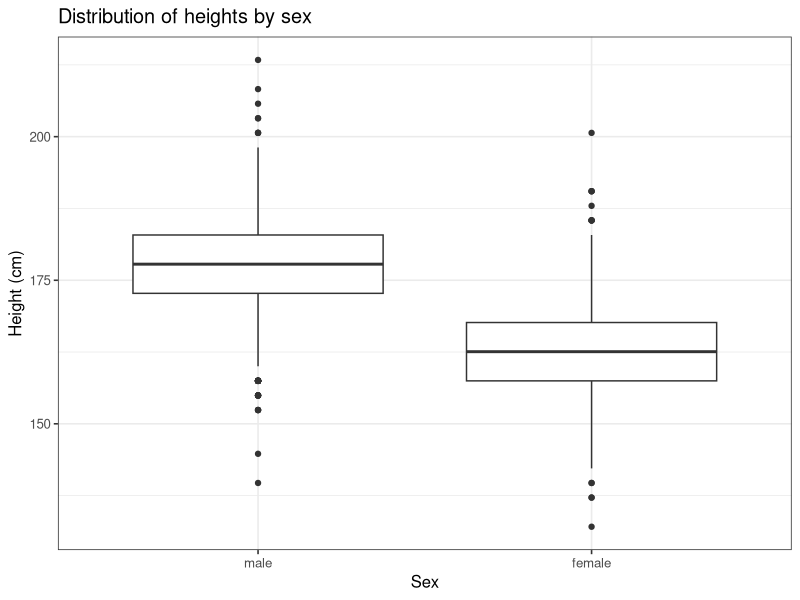
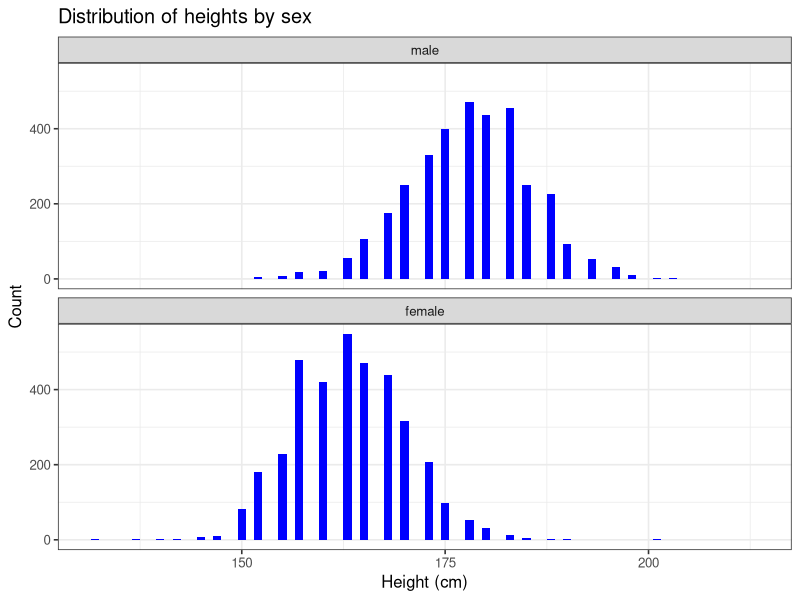
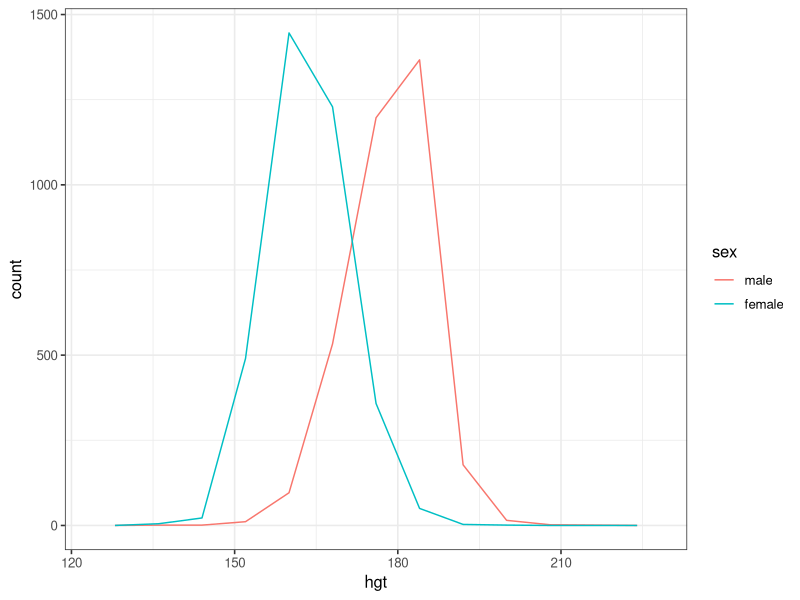
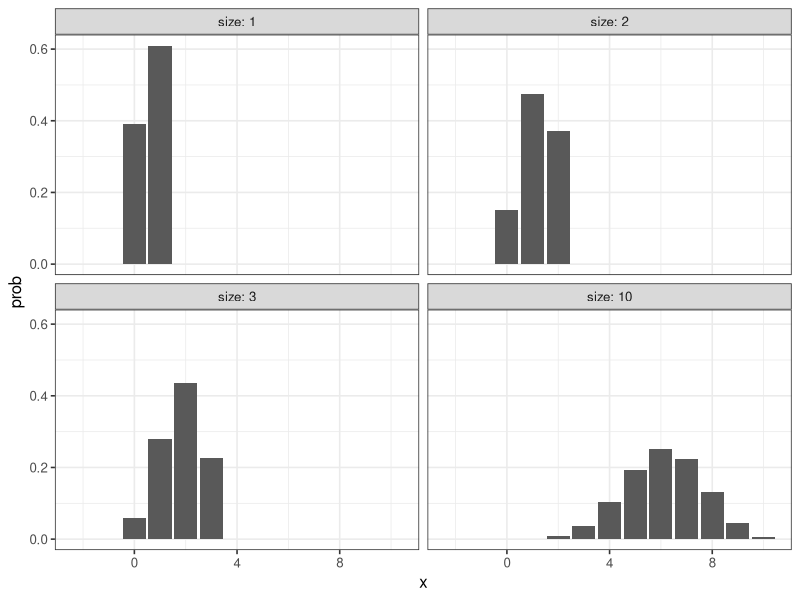
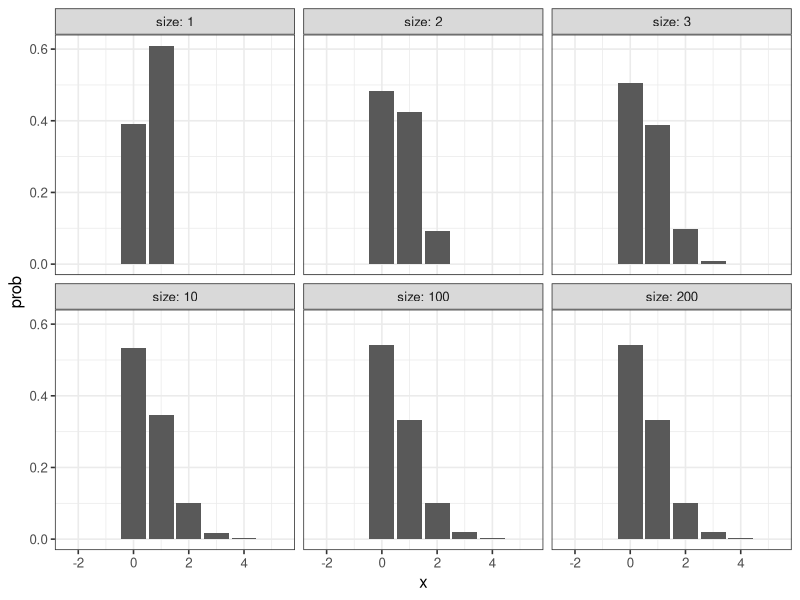
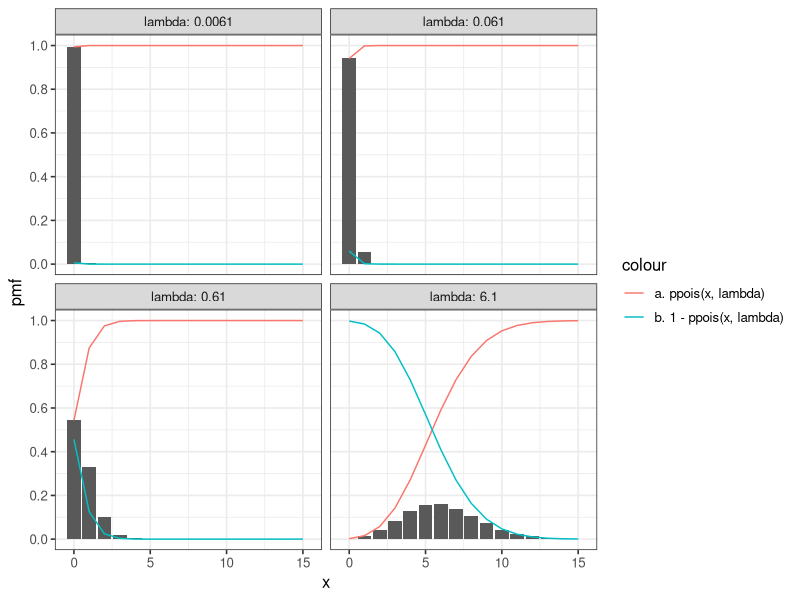
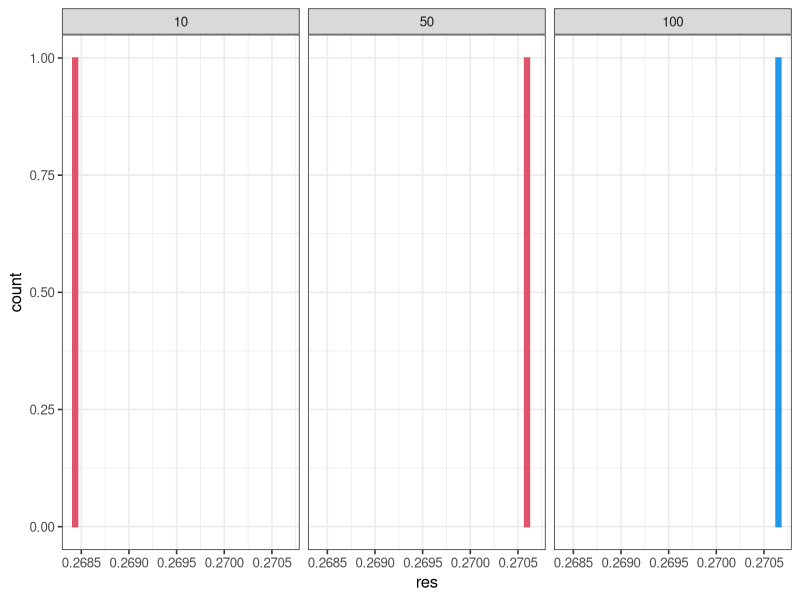
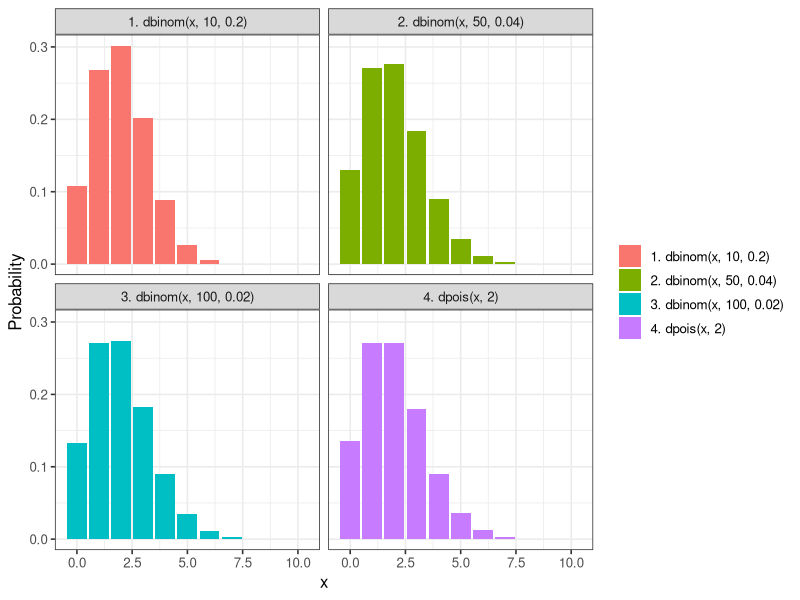

These charts were generated, in order, by the following R code:
## ---- chunk 1
knitr::opts_chunk$set(echo = TRUE)

options(dplyr.summarise.inform = FALSE)
library(tidyverse)

# set theme used for plotting
theme_set(theme_bw(base_size = 12))

# Modelr package
library(modelr)

library(ggplot2)

## ---- chunk 2
# test
heights <- heights

heights
## ---- chunk 3
heights$hgt <- heights$height * 2.54

heights$wgt <- heights$weight * 0.45359237

heights
## ---- chunk 4
ggplot(heights, aes(x = sex, y = hgt)) + 
  geom_boxplot() +
  xlab("Sex") +
  ylab("Height (cm)") +
  ggtitle("Distribution of heights by sex")
## ---- chunk 5
ggplot(heights, aes(x = hgt)) +
  geom_histogram(binwidth = 1, fill = "blue") +
  facet_wrap(~ sex, ncol = 1) +
  xlab("Height (cm)") +
  ylab("Count") +
  ggtitle("Distribution of heights by sex")
## ---- chunk 6
#?heights
ggplot(heights, aes(x = hgt, color = sex, fill = sex)) +
  geom_freqpoly(binwidth = 8)
## ---- chunk 7
hgt_summary <- heights %>%
  group_by(sex) %>%
  summarize(
    hgt_mean = mean(hgt),
    hgt_sd = sd(hgt),
    counts = n()
)

hgt_summary
## ---- chunk 8
# Tøl frá https://en.wikipedia.org/wiki/Average_human_height_by_country
# Land brúk: Bretland
hgt_males   <- tibble(hgt = rnorm(3604, mean = 175, sd = 2.5), sex = "male")
hgt_females <- tibble(hgt = rnorm(3402, mean = 161.3, sd = 2.5), sex = "female")

hgt_sim <-
  rbind(
    hgt_males,
    hgt_females
  )

hgt_sim
## ---- chunk 9

## ---- chunk 10

## ---- chunk 11

## ---- chunk 12

## ---- chunk 13

## ---- chunk 14

## ---- chunk 15

## ---- chunk 16

## ---- chunk 17

## ---- chunk 18

## ---- chunk 19

## ---- chunk 20

## ---- chunk 21

## ---- chunk 22
x_values <- -2:10
prob <- 0.61
size <- c(1,2,3,10)

ndata <- NULL
for (i in size) {
  tb_data <- NULL
  tb_data <- tibble(
    x = x_values,
    size = i,
    prob = dbinom(x_values, size, prob)
  )
  ndata <- rbind(ndata, tb_data)
}

ggplot() +
  geom_bar(data=ndata, aes(x, prob), stat = "identity") +
  ylab("prob") +
  facet_wrap(~ size, labeller = label_both)
## ---- chunk 23
x_values <- -2:5
prob_value <- 0.61
size <- c(1,2,3,10,100,200)

ndata <- NULL
for (i in size) {
  tb_data <- NULL
  tb_data <- tibble(
    x = x_values,
    size = i,
    prob = prob_value/size,
    y = dbinom(x_values, size, prob)
  )
  ndata <- rbind(ndata, tb_data)
}

ggplot() +
  geom_bar(data=ndata, aes(x, y), stat = "identity") +
  ylab("prob") +
  facet_wrap(~ size, labeller = label_both)
## ---- chunk 24
x_values <- 0:15
lambda <- c(0.0061, 0.061, 0.61, 6.1)

pdata <- NULL
for (i in lambda) {
  tb_data <- NULL
  tb_data <- tibble(
    x = x_values,
    lambda = i,
    y = dpois(x,lambda),
    ppois = ppois(x,lambda),
    ppois_rtail = 1 - ppois(x,lambda)
    )
  
  pdata <- rbind(pdata, tb_data)
}

ggplot(data=pdata, ) +
  geom_bar(aes(x, y), stat = "identity") +
  # geom_bar(aes(x, y, fill = "dpois(x, lambda)"), stat = "identity") +
  geom_line(aes(x, ppois, colour = "a. ppois(x, lambda)")) +
  geom_line(aes(x, ppois_rtail, colour = "b. 1 - ppois(x, lambda)")) +
  scale_y_continuous(breaks = seq(0, 1, 0.2))+
  scale_x_continuous(breaks=seq(min(x_values), max(x_values), 5)) +
  ylab("pmf") +
  facet_wrap(~ lambda, labeller = label_both)

## ---- chunk 25

## ---- chunk 26

## ---- chunk 27

## ---- chunk 28
n = c(10, 50, 100)
data = tibble(x = 1, n = n, p = 2/n, res = dbinom(1, n, 2/n))
data
#data = tibble(dbinom(c(1, 1, 1), 100, 2/100), )
ggplot(data, aes(x = res)) +
  geom_bar(colour = n, fill = n) +
  facet_wrap(~ n)
  #facet_wrap()
#data

## ---- chunk 29
data_bino <- tibble(
  x = 0:10,
  y = c(dbinom(0:10, 10, 0.2)),
  label = rep("1. dbinom(x, 10, 0.2)", 11)
) %>%
  bind_rows(tibble(
    x = 0:10,
    y = c(dbinom(0:10, 50, 0.04)),
    label = rep("2. dbinom(x, 50, 0.04)", 11)
  )) %>%
  bind_rows(tibble(
    x = 0:10,
    y = c(dbinom(0:10, 100, 0.02)),
    label = rep("3. dbinom(x, 100, 0.02)", 11)
  ))

data_pois <- tibble(
  x = 0:10,
  y = dpois(0:10, 2),
  label = rep("4. dpois(x, 2)", 11)
)

data_bp <- bind_rows(data_bino, data_pois)

data_bp
## ---- chunk 30
library(ggplot2)

ggplot(data_bp, aes(x = x, y = y, fill = label)) +
  geom_bar(stat = "identity") +
  facet_wrap(~label, nrow = 2) +
  labs(x = "x", y = "Probability", fill = NULL)
## ---- chunk 31

## ---- chunk 32

## ---- chunk 33

## ---- chunk 34

## ---- chunk 35

## ---- chunk 36
